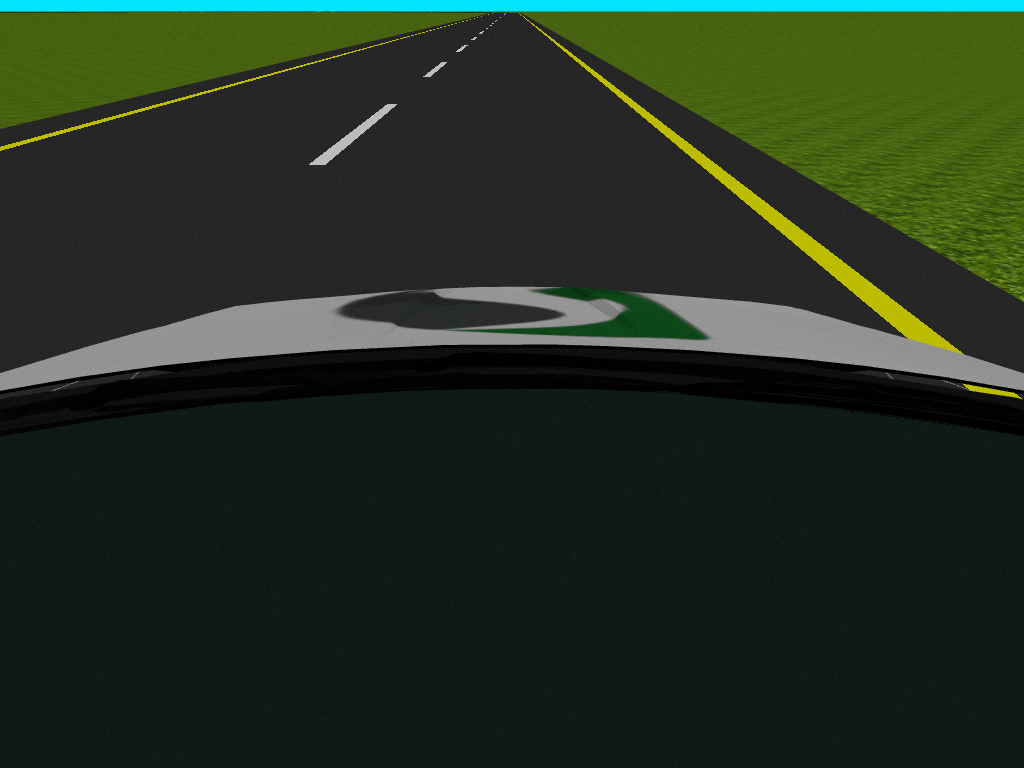
#> input picture src/lane_follower/Scripts/saves/112_new.png, 1024 x 768 px
$ python perspective_transform.py   (older library calls are emulated)
#> lines starting #> are read from the running program, lines starting #| are printed output that depends on the picture; after the words box and inside, x2 and y2 are one past the last pixel; in counts of white or black regions, pixels touching at a corner belong together
### src/lane_follower/Scripts/combined_thresh.py
import numpy as np
import cv2
import matplotlib.pyplot as plt
import matplotlib.image as mpimg
import pickle
import os


def abs_sobel_thresh(img, orient='x', thresh_min=10, thresh_max=100):

	#Takes an image, gradient orientation, and threshold min/max values

	# Convert to grayscale
	gray = cv2.cvtColor(img, cv2.COLOR_RGB2GRAY)
	# Apply x or y gradient with the OpenCV Sobel() function
	# and take the absolute value
	if orient == 'x':
		abs_sobel = np.absolute(cv2.Sobel(gray, cv2.CV_64F, 1, 0))
	if orient == 'y':
		abs_sobel = np.absolute(cv2.Sobel(gray, cv2.CV_64F, 0, 1))
	# Rescale back to 8 bit integer
	scaled_sobel = np.uint8(255*abs_sobel/np.max(abs_sobel))
	# Create a copy and apply the threshold
	binary_output = np.zeros_like(scaled_sobel)
	# Here I'm using inclusive (>=, <=) thresholds, but exclusive is ok too
	binary_output[(scaled_sobel >= thresh_min) & (scaled_sobel <= thresh_max)] = 1

	# Return the result
	return binary_output

def mag_thresh(img, sobel_kernel=3, mag_thresh=(30, 100)):

	#Return the magnitude of the gradient
	#for a given sobel kernel size and threshold values

	# Convert to grayscale
	gray = cv2.cvtColor(img, cv2.COLOR_RGB2GRAY)
	# Take both Sobel x and y gradients
	sobelx = cv2.Sobel(gray, cv2.CV_64F, 1, 0, ksize=sobel_kernel)
	sobely = cv2.Sobel(gray, cv2.CV_64F, 0, 1, ksize=sobel_kernel)
	# Calculate the gradient magnitude
	gradmag = np.sqrt(sobelx**2 + sobely**2)
	# Rescale to 8 bit
	scale_factor = np.max(gradmag)/255
	gradmag = (gradmag/scale_factor).astype(np.uint8)
	# Create a binary image of ones where threshold is met, zeros otherwise
	binary_output = np.zeros_like(gradmag)
	binary_output[(gradmag >= mag_thresh[0]) & (gradmag <= mag_thresh[1])] = 1

	# Return the binary image
	return binary_output


def dir_threshold(img, sobel_kernel=3, thresh=(0, np.pi/2)):

	#Return the direction of the gradient
	#for a given sobel kernel size and threshold values

	# Convert to grayscale
	gray = cv2.cvtColor(img, cv2.COLOR_RGB2GRAY)
	# Calculate the x and y gradients
	sobelx = cv2.Sobel(gray, cv2.CV_64F, 1, 0, ksize=sobel_kernel)
	sobely = cv2.Sobel(gray, cv2.CV_64F, 0, 1, ksize=sobel_kernel)
	# Take the absolute value of the gradient direction,
	# apply a threshold, and create a binary image result
	absgraddir = np.arctan2(np.absolute(sobely), np.absolute(sobelx))
	binary_output =  np.zeros_like(absgraddir)
	binary_output[(absgraddir >= thresh[0]) & (absgraddir <= thresh[1])] = 1
	binary_output = binary_output.astype(np.uint8)
	# Return the binary image
	return binary_output


# [8 lines left out: function hls_thresh, not called in this run]

def hls_thresh2(img):
	# Using inRange() to threshold both white and yellow separately.
	hls = cv2.cvtColor(img, cv2.COLOR_RGB2HLS)
	# White areas in image
	# H value can be arbitrary, thus within [0 ... 360] (OpenCV: [0 ... 180])
	# L value must be relatively high (we want high brightness), e.g. within [0.7 ... 1.0] (OpenCV: [0 ... 255])
	# S value must be relatively low (we want low saturation), e.g. within [0.0 ... 0.3] (OpenCV: [0 ... 255])
	white_lower = np.array([np.round(  0 / 2), np.round(0.7 * 255), np.round(0.00 * 255)])
	white_upper = np.array([np.round(360 / 2), np.round(1.00 * 255), np.round(0.30 * 255)])
	white_mask = cv2.inRange(hls, white_lower, white_upper)

	# Yellow areas in image
	# H value must be appropriate (see HSL color space), e.g. within [40 ... 60]
	# L value can be arbitrary (we want everything between bright and dark yellow), e.g. within [0.0 ... 1.0]
	# S value must be above some threshold (we want at least some saturation), e.g. within [0.35 ... 1.0]
	yellow_lower = np.array([np.round( 35/ 2 ), np.round(0.00 * 255), np.round(0.2 * 255)])
	yellow_upper = np.array([np.round( 65 / 2 ), np.round(1.00 * 255), np.round(1.00 * 255)])
	yellow_mask = cv2.inRange(hls, yellow_lower, yellow_upper)
	binary_output = cv2.bitwise_or(yellow_mask, white_mask)


	return binary_output


def combined_thresh(img):
	# print(type(img))
	# print(img.shape)
	# print(img.dtype)
	abs_bin = abs_sobel_thresh(img, orient='x', thresh_min=50, thresh_max=255)
	mag_bin = mag_thresh(img, sobel_kernel=3, mag_thresh=(50, 255))
	dir_bin = dir_threshold(img, sobel_kernel=15, thresh=(0.7, 1.3))
	#hls_bin = hls_thresh(img, thresh=(170, 255))
	hls_bin = hls_thresh2(img)
	combined = np.zeros_like(dir_bin)
	#combined[((abs_bin == 1) | ((mag_bin == 1) & (dir_bin == 1))) & (hls_bin == 1)] = 1
	combined[((abs_bin == 1) | ((mag_bin == 1) & (dir_bin == 1)))] = 1
	combined = cv2.bitwise_and(combined,combined, mask = hls_bin)
	#combined[(combined == 1) & (hls_bin == 1)] = 1

	#print(abs_bin.dtype,mag_bin.dtype,dir_bin.dtype,combined.dtype, hls_bin.dtype)
	return combined, abs_bin, mag_bin, dir_bin, hls_bin  # DEBUG datatype


# [42 lines that do not run on import are left out]

	# [27 lines of commented-out code are left out]

### src/lane_follower/Scripts/perspective_transform.py
import numpy as np
import cv2
import matplotlib.pyplot as plt
import matplotlib.image as mpimg
import pickle
from combined_thresh import combined_thresh
import os


def perspective_transform(img):
	"""
	Execute perspective transform
	"""
	img_size = (img.shape[1], img.shape[0])
	# src = np.float32(
	# 	[[85, 185], #60 --This is for IGVC test real track images
	# 	 [500, 185],
	# 	 [0, 300], #20
	# 	 [585, 300]])
	# src = np.float32(
	# 	[[470, 40], #60 -- 1st Dataspeed's test
	# 	 [569, 40],
	# 	 [184, 253], #20
	# 	 [876, 253]])
	src = np.float32(
		[[331, 99], #60 -- 1st Dataspeed's test
		 [700, 99],
		 [12, 270], #20
		 [1040, 270]])
	# src = np.float32(
	# 	[[351, 99], #60 -- Dataspeed July 14 Straight
	# 	 [700, 99],
	# 	 [65, 270], #20
	# 	 [1040, 270]])
	# src = np.float32(
	# 	[[450, 50], #60 -- 2nd Dataspeed's test
	# 	 [595, 50],
	# 	 [120, 270], #20
	# 	 [975, 270]])
	dst = np.float32(
		 [[0, 0],
		 [img.shape[1], 0],
		 [0, img.shape[0]],
		 [img.shape[1], img.shape[0]]])

	m = cv2.getPerspectiveTransform(src, dst)
	m_inv = cv2.getPerspectiveTransform(dst, src)

	warped = cv2.warpPerspective(img, m, img_size, flags=cv2.INTER_LINEAR)
	unwarped = cv2.warpPerspective(warped, m_inv, (warped.shape[1], warped.shape[0]), flags=cv2.INTER_LINEAR)  # DEBUG

	return warped, unwarped, m, m_inv


if __name__ == '__main__':
	img_file = os.path.dirname(os.path.abspath(__file__))+'/saves/112_new.png'

	# [4 lines of commented-out code are left out]

	img = mpimg.imread(img_file)
#> img is the input picture: shape (768, 1024, 3) float32; mean R, G, B 0.138, 0.19, 0.134
	# img = cv2.undistort(img, mtx, dist, None, mtx)

	img, abs_bin, mag_bin, dir_bin, hls_bin = combined_thresh(img)
#> in combined_thresh, `abs_bin = abs_sobel_thresh(img, orient='x', thresh_min=50, thresh_max=..`:
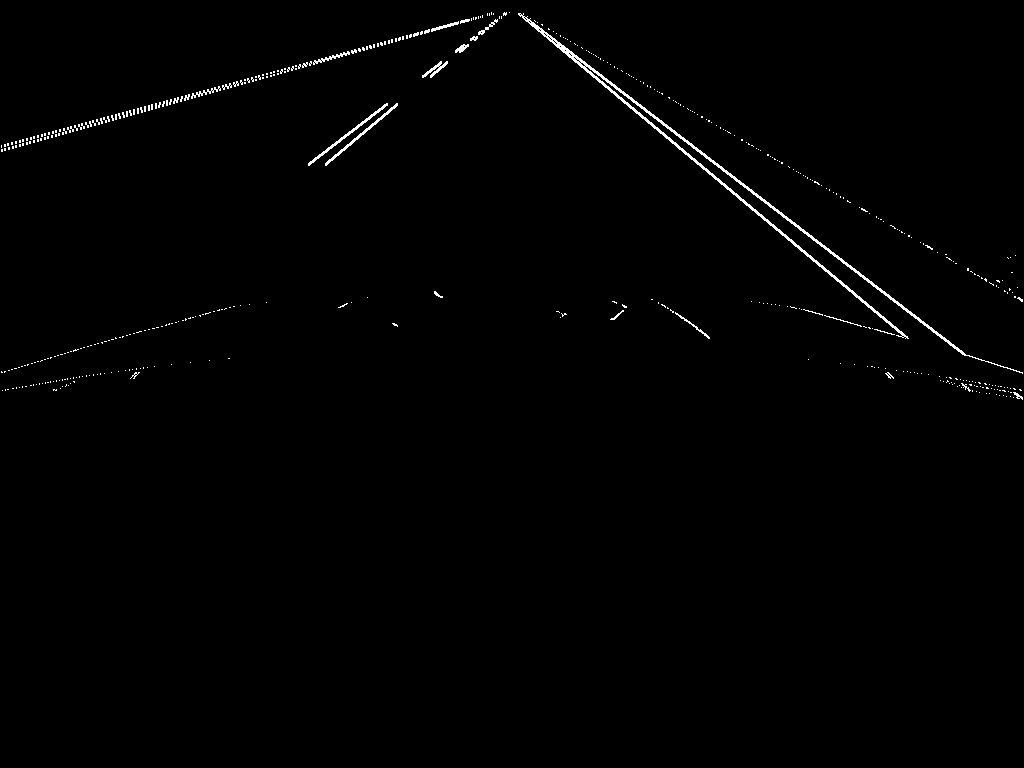
#> abs_bin: shape (768, 1024); values 0 (black) and 1 (white), 0.82% white in thin lines or dots, all inside (x1, y1, x2, y2) = (1, 12, 1023, 400)
#> in mag_thresh, `scale_factor = np.max(gradmag)/255`: scale_factor = 0.0109
#> in dir_threshold, `sobely = cv2.Sobel(gray, cv2.CV_64F, 0, 1, ksize=sobel_kernel)`:
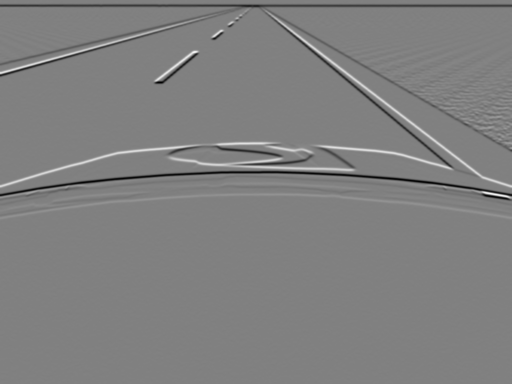
#> sobely: shape (768, 1024) float64 (shown at 1/2 size); min -16596674.8, max 16301848, mean -97105.9; drawn with min black and max white
#> in dir_threshold, `absgraddir = np.arctan2(np.absolute(sobely), np.absolute(sobelx))`:
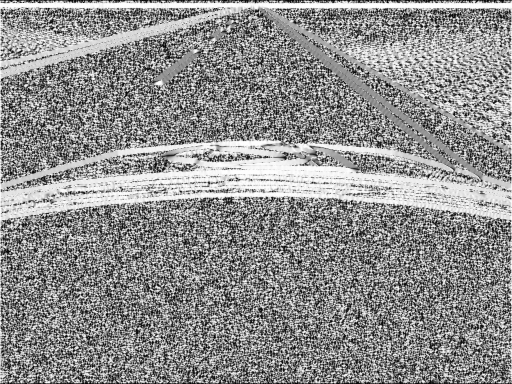
#> absgraddir: shape (768, 1024) float64 (shown at 1/2 size); min 0, max 1.57, mean 0.882; drawn with min black and max white
#> in combined_thresh, `dir_bin = dir_threshold(img, sobel_kernel=15, thresh=(0.7, 1.3))`:
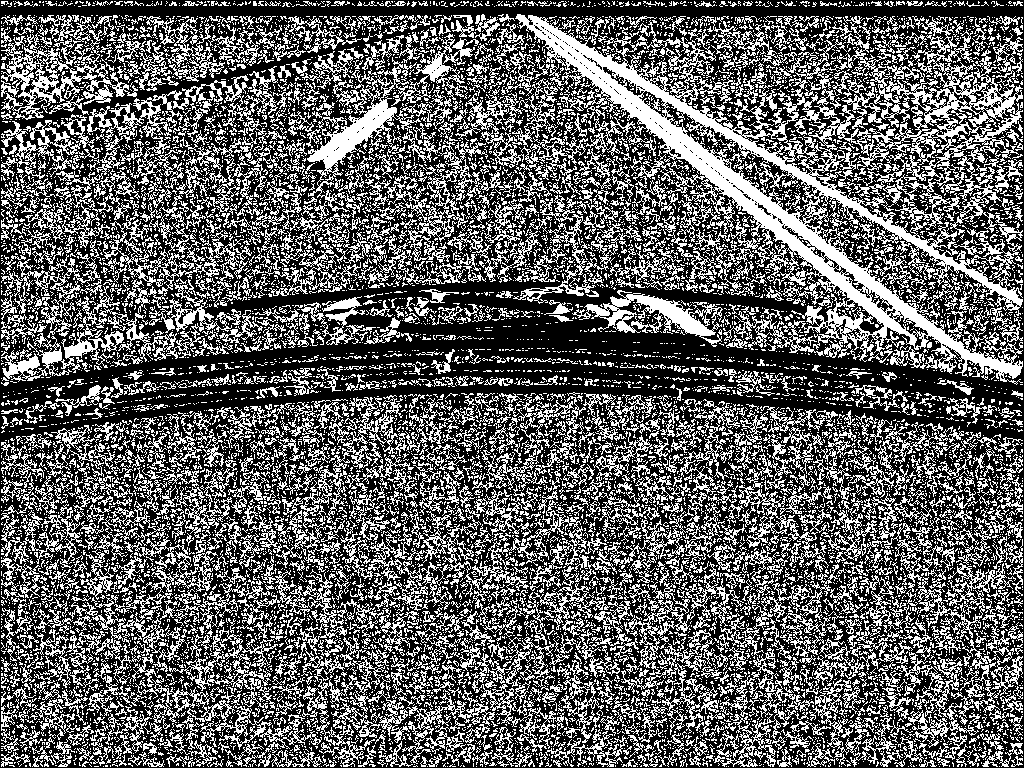
#> dir_bin: shape (768, 1024); values 0 (black) and 1 (white), 37.7% white in thin lines or dots

	warped, unwarped, m, m_inv = perspective_transform(img)
#> m = [[-81.75, -152.5, 42156.1], [-1.4e-14, -368.6, 36489.7], [-1.53e-17, -0.308, 1]]; m_inv = [[0.36, -0.425, 331], [0, -0.00271, 99], [0, -0.000835, 1]]

	plt.subplot(3,1,1)
	plt.imshow(img)
	plt.subplot(3,1,2)
	plt.imshow(warped, cmap='gray', vmin=0, vmax=1)
	plt.subplot(3,1,3)
	plt.imshow(unwarped, cmap='gray', vmin=0, vmax=1)
	fig = plt.gcf()
	fig.set_size_inches(18.5, 10.5)
	plt.show()

$ run again, with src/lane_follower/Scripts/saves/132_new.png copied over src/lane_follower/Scripts/saves/112_new.png
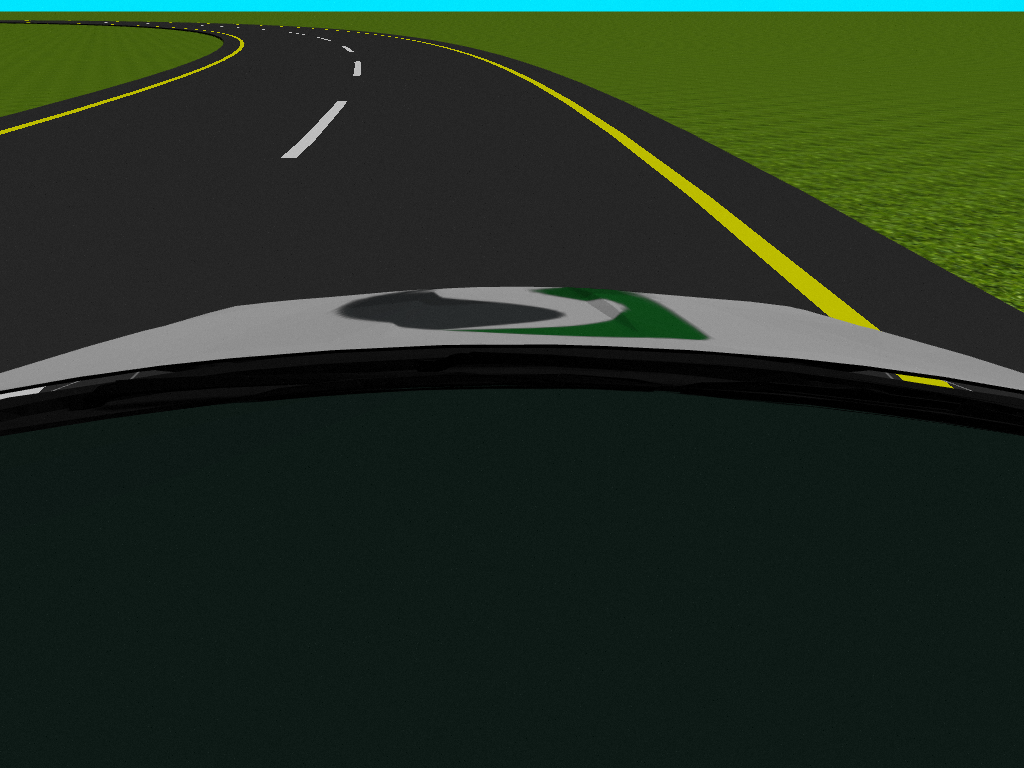
#> input picture src/lane_follower/Scripts/saves/132_new.png, 1024 x 768 px
#> img is the input picture: shape (768, 1024, 3) float32; mean R, G, B 0.138, 0.19, 0.133
#> in combined_thresh, `abs_bin = abs_sobel_thresh(img, orient='x', thresh_min=50, thresh_max=..`:
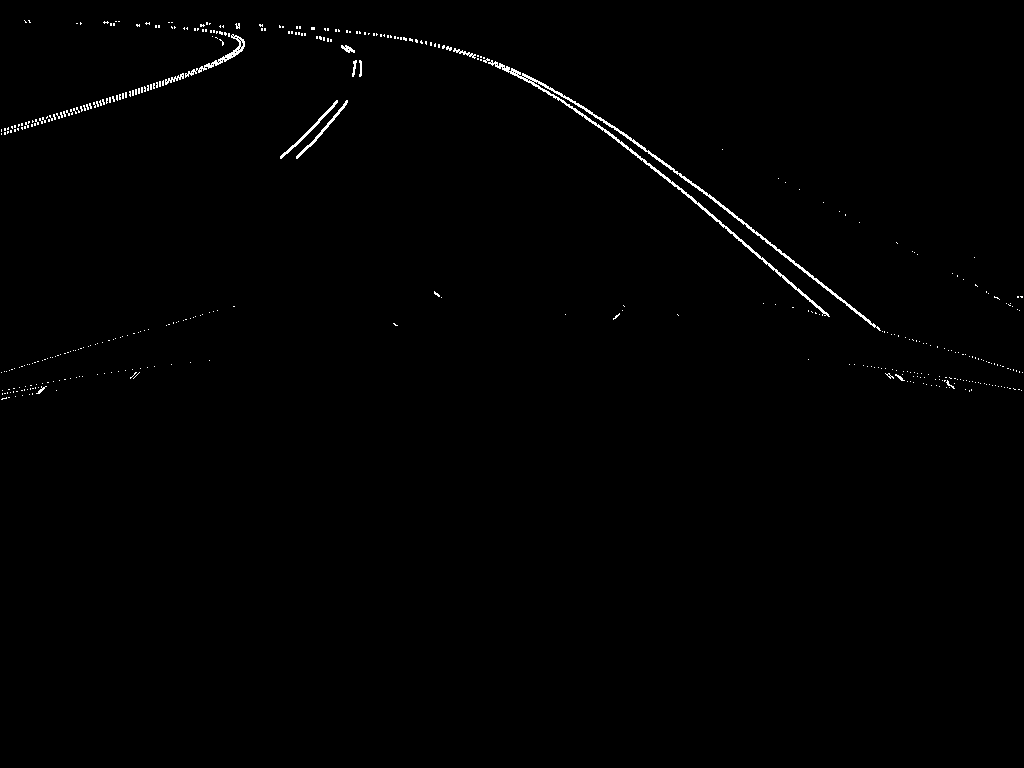
#> abs_bin: shape (768, 1024); values 0 (black) and 1 (white), 0.65% white in thin lines or dots, all inside (x1, y1, x2, y2) = (1, 20, 1023, 400)
#> scale_factor = 0.0121
#> mag_bin: shape (768, 1024); values 0 (black) and 1 (white), 2.3% white in thin lines or dots, all inside (x1, y1, x2, y2) = (0, 10, 1024, 401)
#> in combined_thresh, `dir_bin = dir_threshold(img, sobel_kernel=15, thresh=(0.7, 1.3))`:
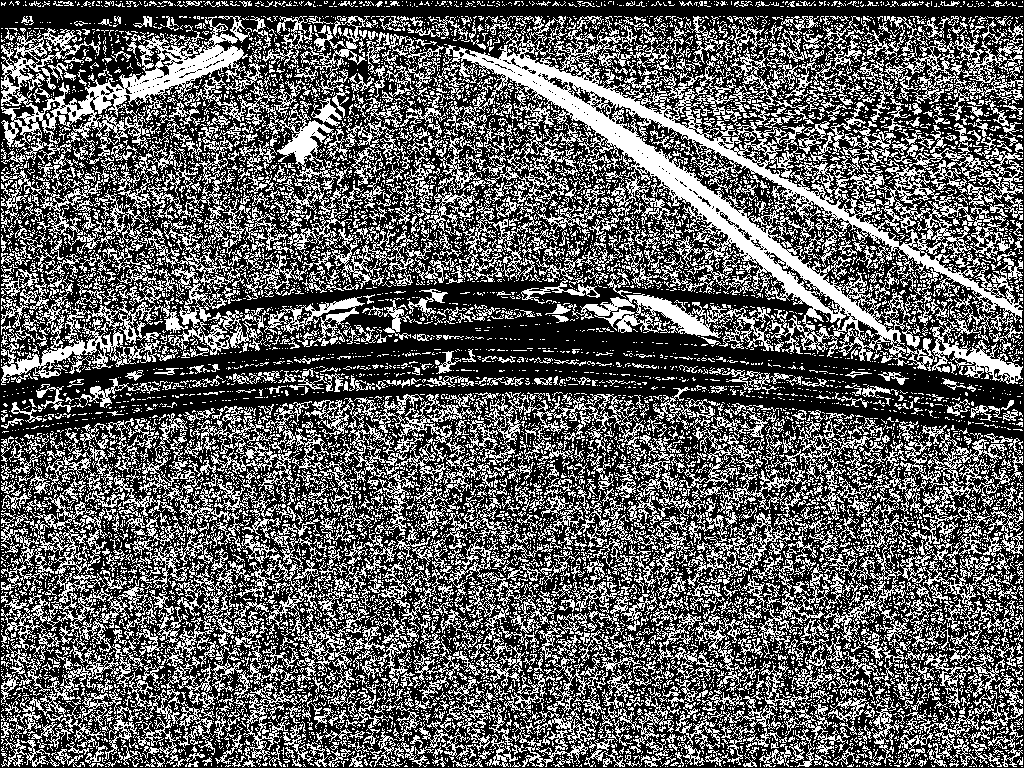
#> dir_bin: shape (768, 1024); values 0 (black) and 1 (white), 37.6% white in thin lines or dots
#> hls: shape (768, 1024, 3) float32; mean of channels 0, 1, 2 92.4, 0.1, 0.3
#> white_mask: shape (768, 1024); every value is 0
#> `warped, unwarped, m, m_inv = perspective_transform(img)`: m = [[-81.75, -152.5, 42156.1], [-1.4e-14, -368.6, 36489.7], [-1.53e-17, -0.308, 1]]; m_inv = [[0.36, -0.425, 331], [0, -0.00271, 99], [0, -0.000835, 1]]
